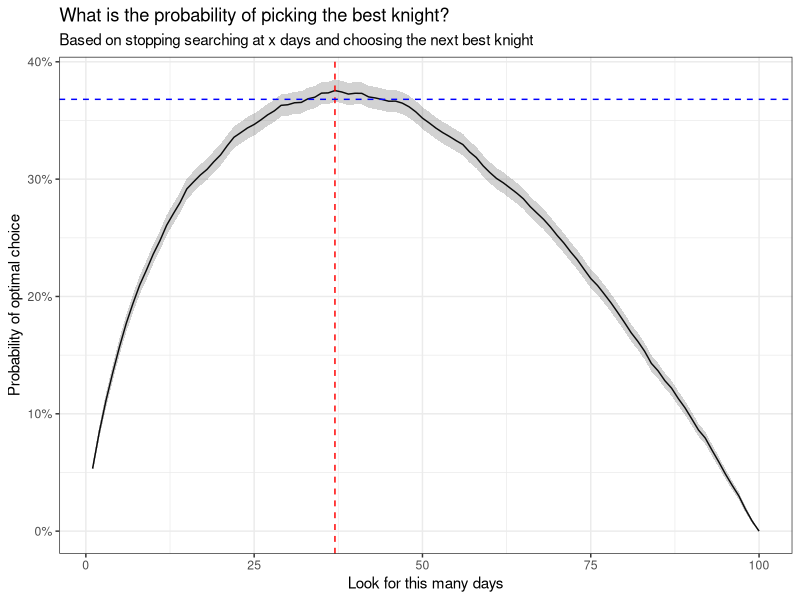

The R source for this figure:
## ---- chunk 1
set.seed(111)
sample(100)
## ---- chunk 2
library(tidyverse)

set.seed(111)
n <- 100
sims <- 1e4

knight_sims <- expand_grid(sim = 1:sims) |> 
  mutate(rankings = map(sim, ~sample(1:n))) |> 
  unnest(rankings) |> 
  group_by(sim) |> 
  mutate(stop_after_days = 1:n,
         max_rank = cummax(rankings))

knight_sims
## ---- chunk 3
optimal_stop <- function(samp, i) {
  if (i == 0) {
    samp[1]
  }
  
  if (i > length(samp) | i < 0) {
    stop("Invalid choice")
  }
  
  if (any(samp > cummax(samp)[i]) == FALSE) {
    # if you want to default to the last option
    #samp[length(samp)]
    
    # if you would rather miss out if no superior choice
    NA
  } else{
    idx <- which.max(samp > cummax(samp)[i])
    samp[idx]
  }
}
## ---- chunk 4
results <- knight_sims |>  
  mutate(result = map_int(stop_after_days, ~optimal_stop(rankings, .x))) |> 
  mutate(is_optimal = result == max(rankings, na.rm = TRUE)) |> 
  group_by(stop_after_days) |> 
  summarise(optimal_stops = sum(is_optimal, na.rm = TRUE),
            n = n(),
            optimal_stop_pct = optimal_stops / n,
            var = sqrt(optimal_stop_pct * (1 - optimal_stop_pct) / n))

results
## ---- chunk 5
ggplot(results, aes(stop_after_days, optimal_stop_pct)) +
  geom_line() +
  geom_ribbon(aes(stop_after_days, ymax = optimal_stop_pct + 1.96 * var, 
                  ymin = optimal_stop_pct - 1.96 * var), 
              alpha = 0.22) +
  theme_bw() +
  geom_vline(xintercept = 37, lty = 2, col = 'red') +
  geom_hline(yintercept = 0.368, lty = 2, col = 'blue') +
  scale_y_continuous(labels = scales::percent) +
  labs(title = "What is the probability of picking the best knight?",
       subtitle = "Based on stopping searching at x days and choosing the next best knight",
       x = "Look for this many days",
       y = "Probability of optimal choice")
## ---- chunk 6
which.max(results$optimal_stop_pct)
## ---- chunk 7
max(results$optimal_stop_pct)
## ---- chunk 8
1/exp(1)
## ---- chunk 9
100/exp(1)
